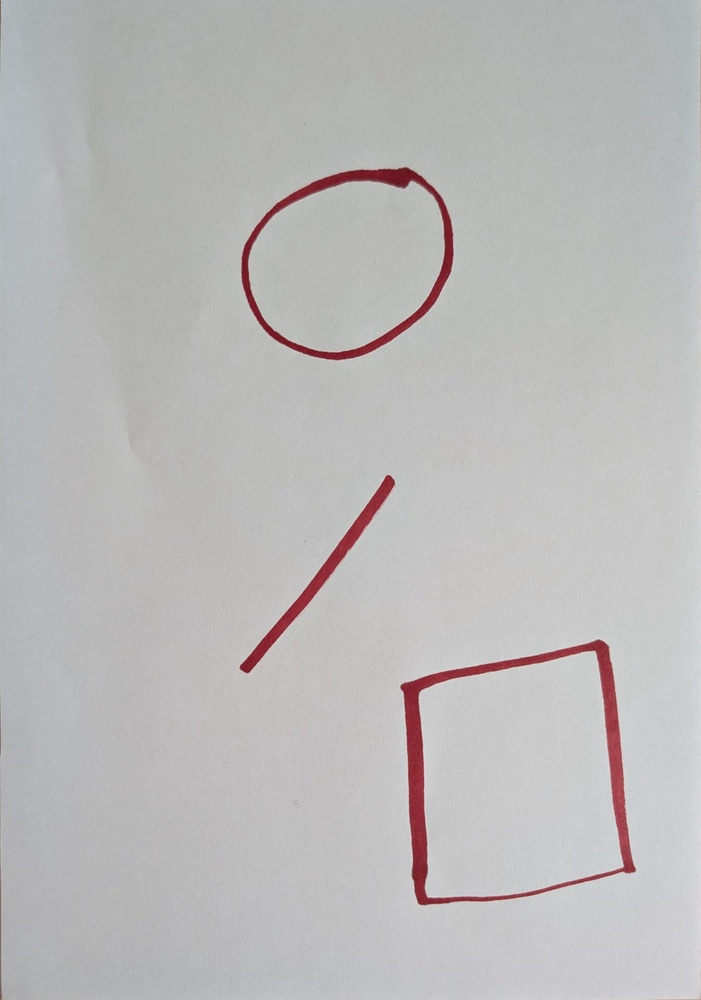
#> input picture images/WhatsApp Image 2026-06-11 at 17.51.29 (1).jpeg, 701 x 1000 px, shrunk from 1385 x 1975 before the run; its folder holds only this picture in this run
$ python -i preprocess_drawing.py   (imports and definitions only)
#> lines starting #> are read from the running program, lines starting #| are printed output that depends on the picture; after the words box and inside, x2 and y2 are one past the last pixel; in counts of white or black regions, pixels touching at a corner belong together
#> further down, picture is the input picture: shape (1000, 701, 3); mean B, G, R 185.4, 185.4, 187
import cv2
import numpy as np
from collections import deque


def black_white_image(image: np.ndarray, thresh: int | None = None) -> np.ndarray:
    gray = cv2.cvtColor(image, cv2.COLOR_BGR2GRAY)
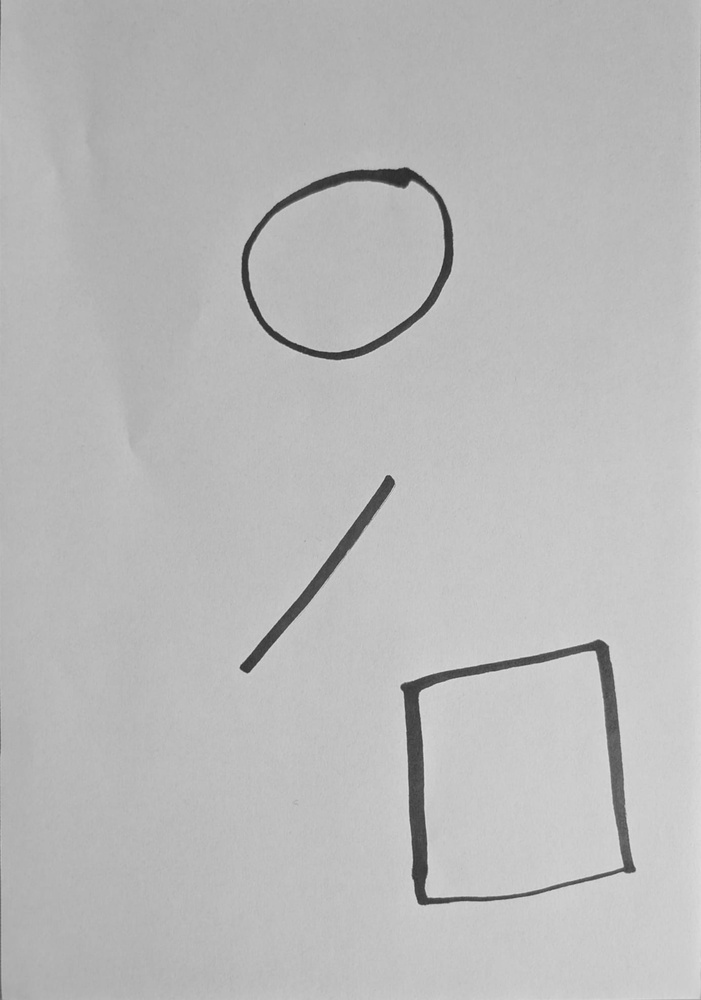
#> gray: shape (1000, 701); min 39, max 225, mean 185.9
    # optional local contrast
    clahe = cv2.createCLAHE(clipLimit=2.0, tileGridSize=(8, 8))
    g = clahe.apply(gray)

    # estimate smooth background and make strokes positive
    k = max(31, (min(g.shape) // 20) | 1)
#> k = 35
    bg = cv2.medianBlur(g, k)
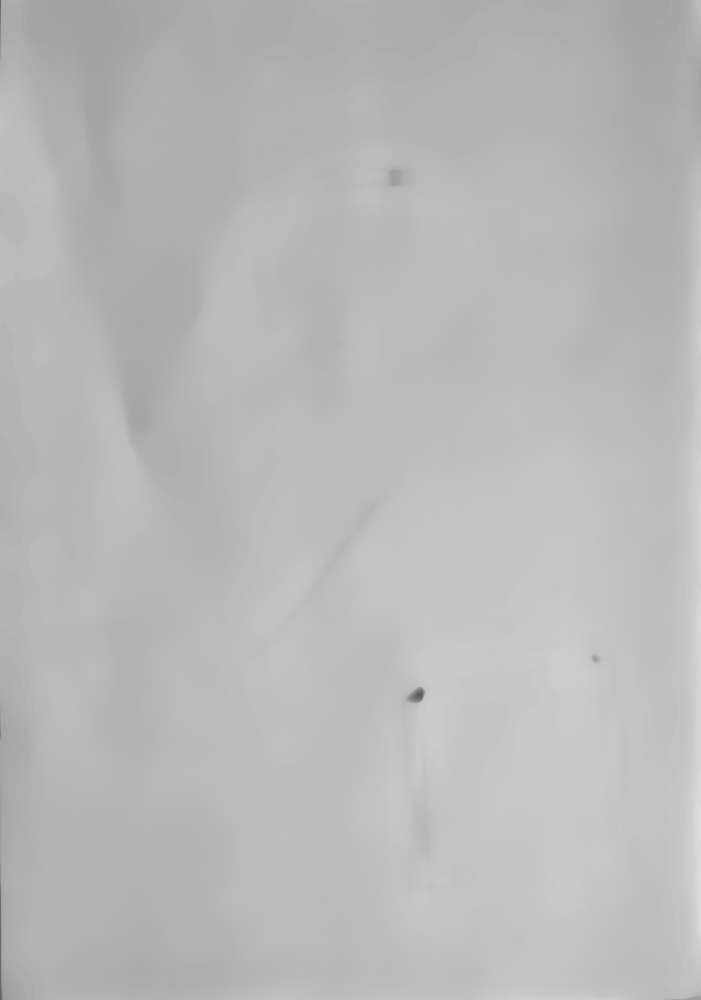
#> bg: shape (1000, 701); min 93, max 221, mean 184.6
    diff = cv2.subtract(bg, g)  # dark strokes -> large positive values
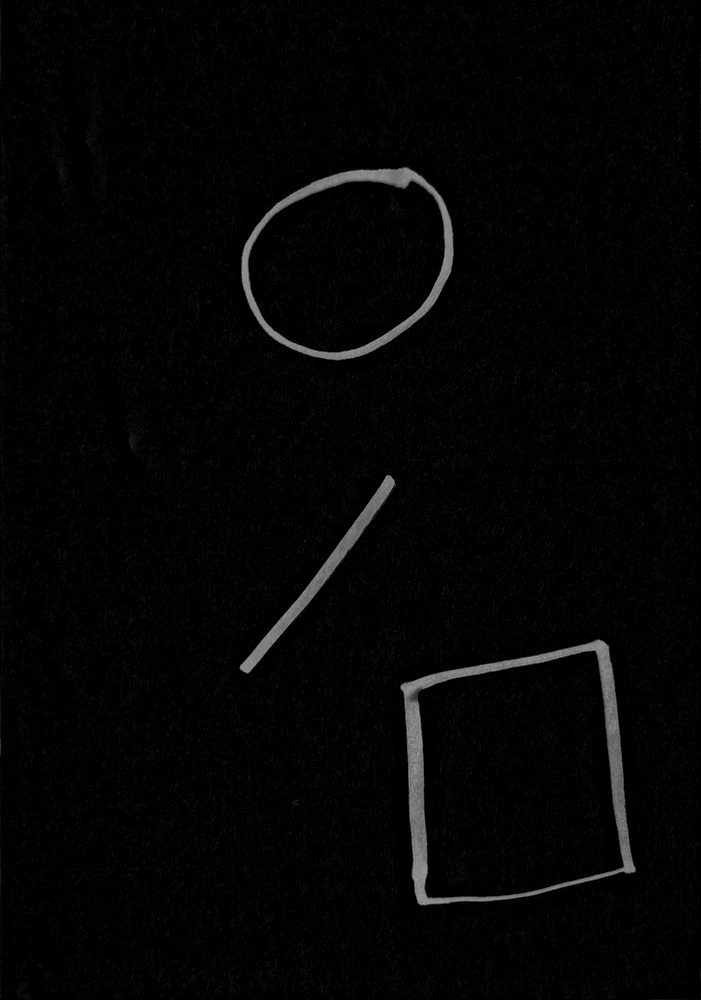
#> diff: shape (1000, 701); min 0, max 156, mean 4.5

    # normalize so the largest (darkest strokes) becomes 255
    norm = cv2.normalize(diff, None, 0, 255, cv2.NORM_MINMAX).astype(np.uint8)
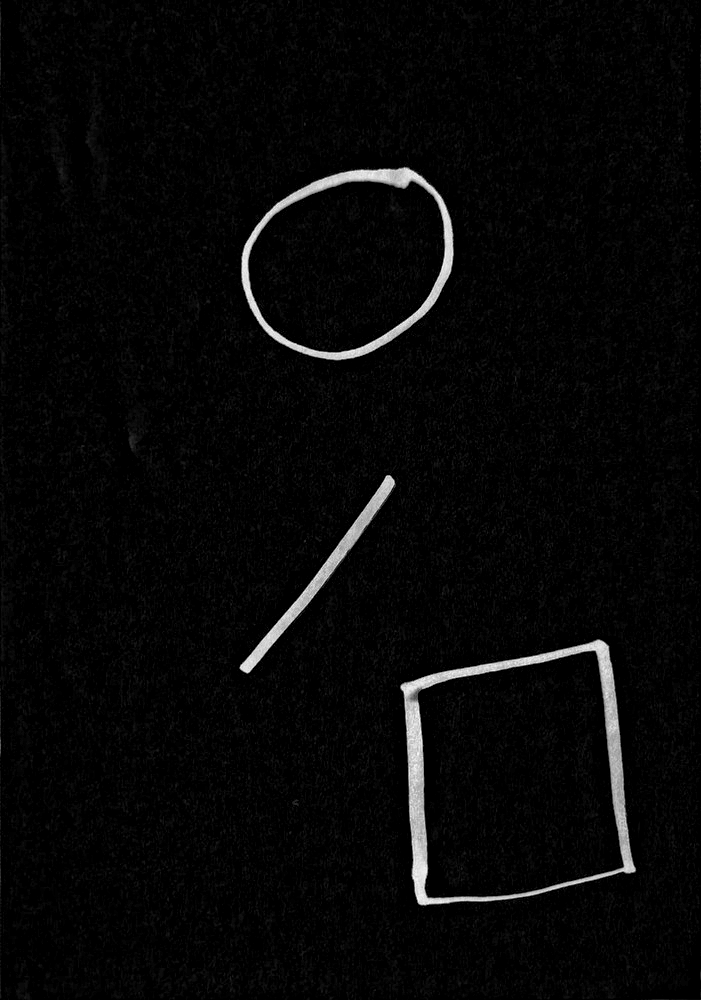
#> norm: shape (1000, 701); min 0, max 255, mean 7.4
    inv = cv2.bitwise_not(norm)
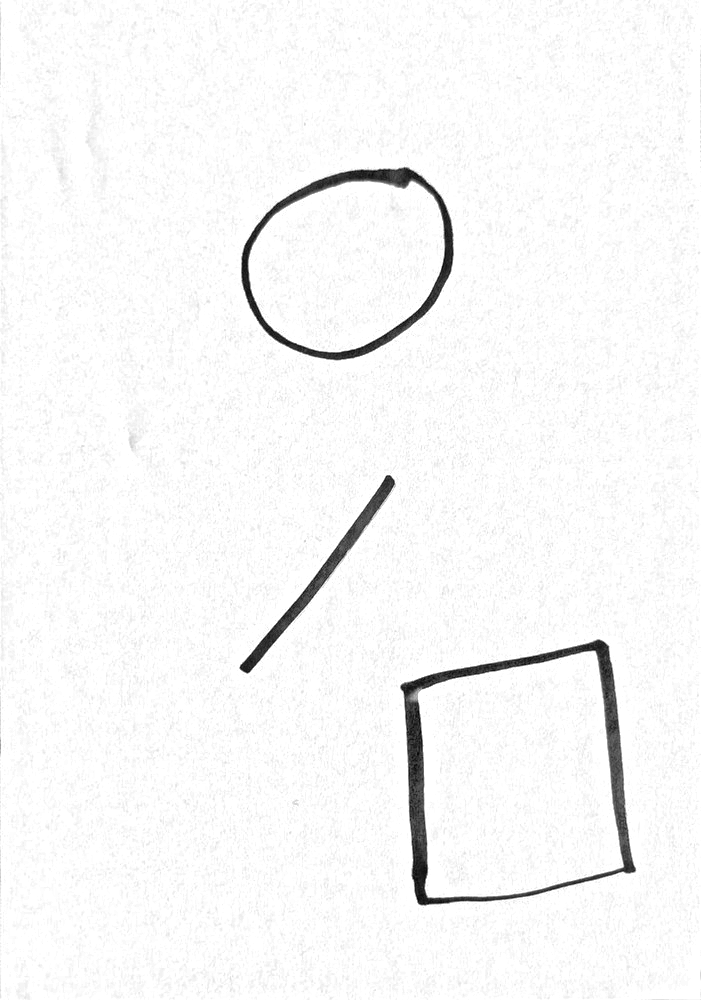
#> inv: shape (1000, 701); min 0, max 255, mean 247.6
    # final binary image (choose Otsu/adaptive or fixed threshold)
    if thresh is None:
        _, bw = cv2.threshold(inv, 0, 255, cv2.THRESH_BINARY + cv2.THRESH_OTSU)
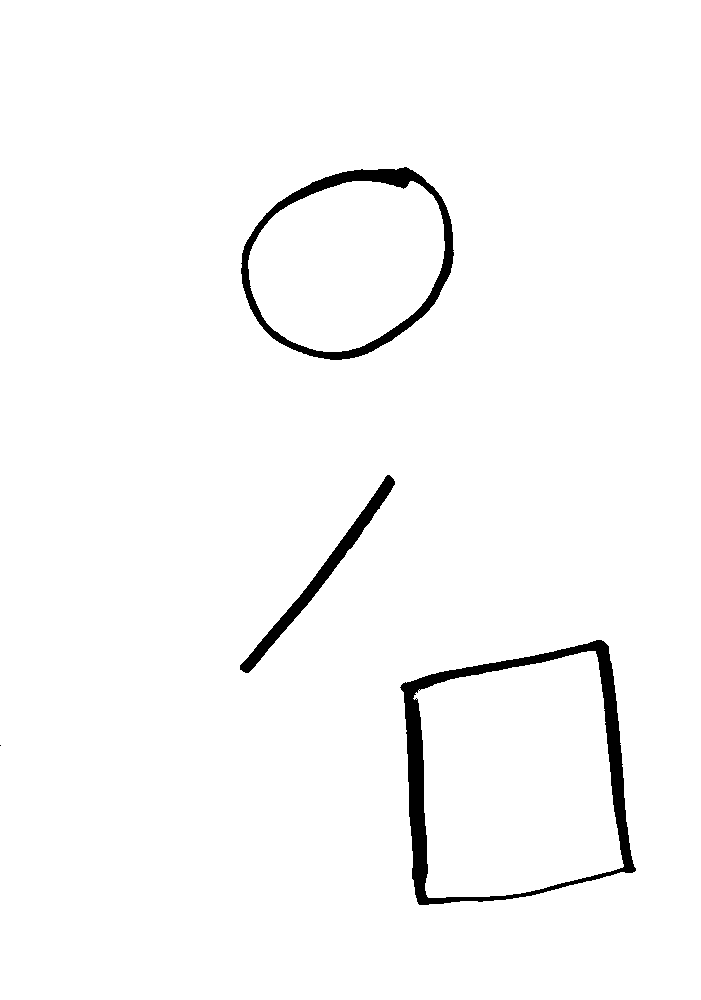
#> bw: shape (1000, 701); 97.6% white; 4 black regions (1 under 20 px), largest, box (x1, y1, x2, y2) and area: (400, 640, 636, 905) 8472, (241, 167, 454, 360) 5198, (240, 475, 395, 673) 2830
    else:
        _, bw = cv2.threshold(inv, thresh, 255, cv2.THRESH_BINARY)
    return bw

# [142 lines left out: functions preprocess_drawing, region_growing, visualize_regions, not called in this run]

>>> import cv2
>>> picture = cv2.imread('images/WhatsApp Image 2026-06-11 at 17.51.29 (1).jpeg')
>>> result = black_white_image(picture)
